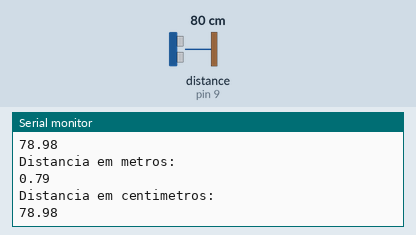
Simulated run of this sketch. Board: Arduino Uno, built with avr-gcc and run on an emulated ATmega328P. Shown: the last lines printed to the serial monitor. Wiring (inferred from the names in the program): ultrasonic range finder: trigger pin 10; echo pin 9. Inputs (shaded band) come from the test bench; at power-on: distance to the obstacle (sensor on pin 9) 80 cm. The echo pulse lasts 58.3 µs per cm.

Above: at 1.3 s.
1.4 s: distance to the obstacle (sensor on pin 9) set to 2 cm
At 1.96 s:
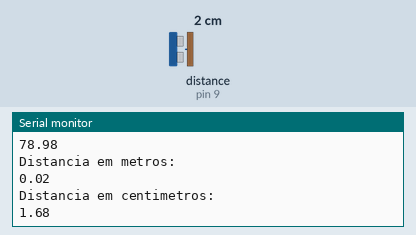
2.9 s: distance to the obstacle (sensor on pin 9) set to 4 cm
At 3.46 s:
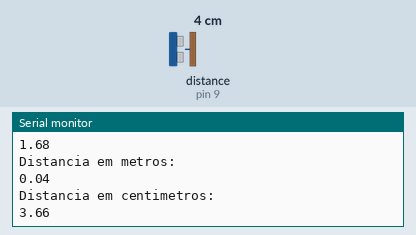
Timing chart, 0 to 5.9 s (numbered marks = the images above; inputs shaded):
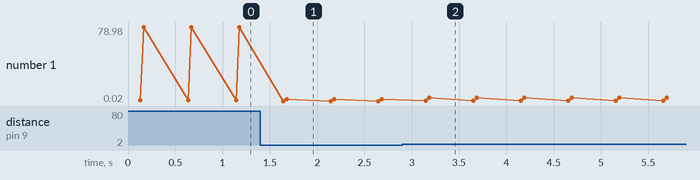

The sketch:

Detec__o_de_Proximidade_com_Sensor_Ultrass_nico__4_pinos_.ino
```cpp
// inclusao da biblioteca para o sensor HC-SR04
/* #include <Ultrasonic.h>	 nao necessario */


// definicao de constantes e variaveis
#define TRIGGER_PIN 10 // pino do disparador sonico (PWM)
#define ECHO_PIN 9 // pino do receptor de echo (PWM)
const float VelocidadeSom_mpors = 340; // em metros por segundo
const float VelocidadeSom_mporus = 0.000340; // em metros por microsegundo
float TempoEcho = 0;


// funcao para enviar o pulso de trigger
void DisparaPulsoUltrassonico()
{
	digitalWrite(TRIGGER_PIN, HIGH); // enviar para o pino de trigger um sinal de nivel alto...
	delayMicroseconds(10); // com pelo menos 10us de duracao
	digitalWrite(TRIGGER_PIN, LOW);
}

// funcao para calcular a distancia em metros
float CalculaDistancia(float tempo_us)
{
	return ((tempo_us * VelocidadeSom_mporus) / 2);
}

// funcao 'setup' roda uma vez quando a placa e ligada ou resetada
void setup()
{
	pinMode(TRIGGER_PIN, OUTPUT); // configura pino de Trigger como saida...
	digitalWrite(TRIGGER_PIN, LOW);// e o inicializa com nivel baixo
	pinMode(ECHO_PIN, INPUT); // configura pino Echo como entrada
	Serial.begin(9600); // inicializa a porta serial
	delay(100);
}

// funcao que se repete infinitamente quando a placa e ligada
void loop()
{
	DisparaPulsoUltrassonico(); // envia pulso para o disparar o sensor
	TempoEcho = pulseIn(ECHO_PIN, HIGH); // mede o tempo de duracao do sinal no pino de leitura(us)
	Serial.println("Distancia em metros: ");
	Serial.println(CalculaDistancia(TempoEcho));
	Serial.println("Distancia em centimetros: ");
	Serial.println(CalculaDistancia(TempoEcho) * 100);
	// aguarda um pouco antes de comecar tudo de novo
	delay(500); // delay para evitar queda de desempenho
}
```

Measured:
- after the input at 1.4 s, the serial monitor: prints a new line after 0.24 s (image 1)
- after the input at 2.9 s, the serial monitor: prints a new line after 0.25 s (image 2)
- plotted number 1: 78.98 → 1.68 after the input at 1.4 s, 1.68 → 3.66 after the input at 2.9 s
